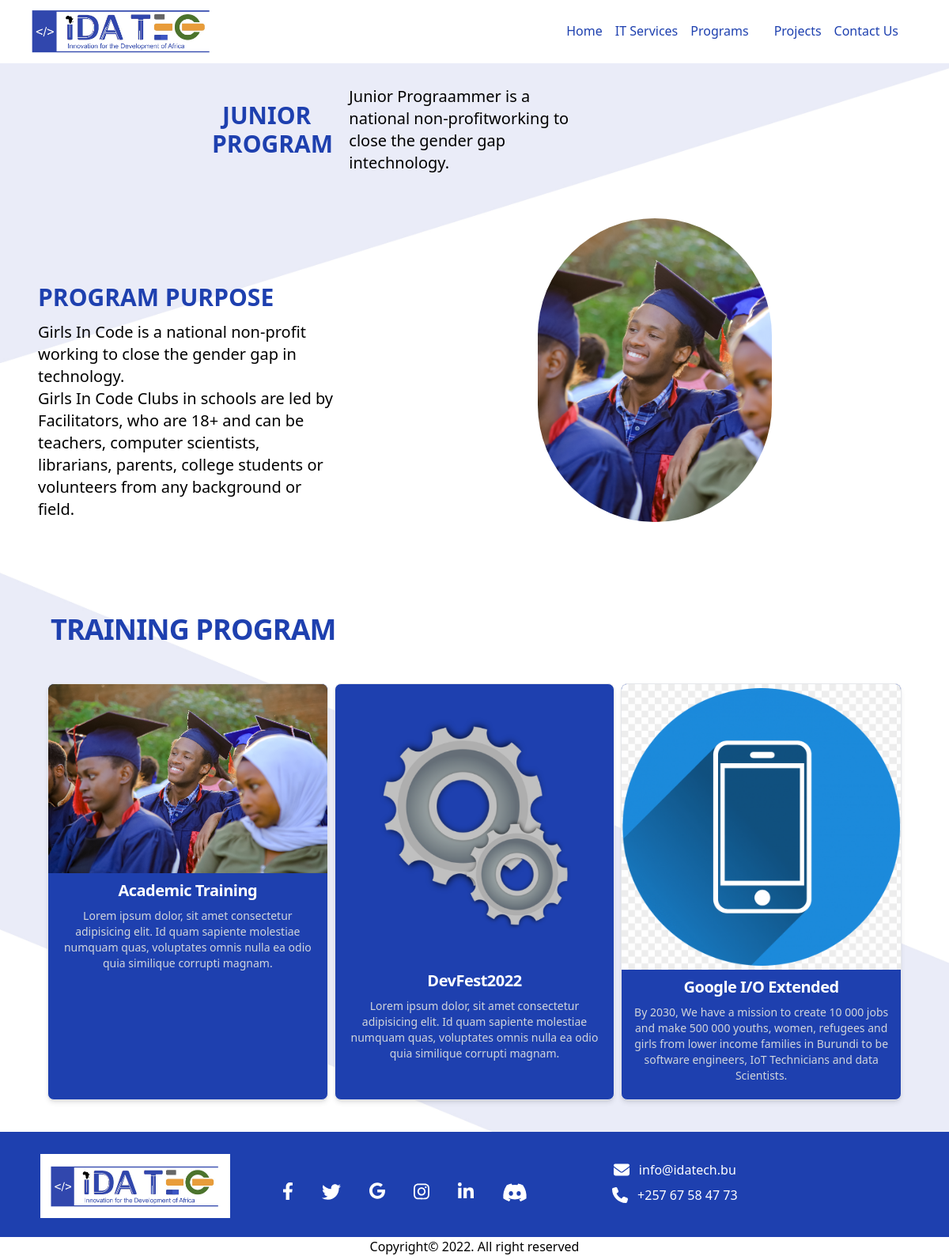
Screenshot of /junior with the database file from the repository.
### teq/models.py (models this page shows, shortened)
class TrainningProgram(models.Model):
    Title = models.CharField(max_length=20)
    Description = models.CharField(max_length=200)
    Picture = models.ImageField(upload_to=get_path, null=True, blank=True)

### teq/views.py (the view)
# urls.py: path('junior', views.junior, name="junior"),
def junior(request):
    training = TrainningProgram.objects.all()
    context = {'training': training}
    return render(request, 'idateq/junior.html', context)

### teq/templates/idateq/junior.html (shortened to what this page needs)
{% extends 'idateq/layouts/main.html' %}
{% block content %}
{% load static %}
<div class="bg-[url('static/images/back.jpg')] bg-cover">
    <div class="text-center lg:text-left animate__animated animate__fadeInUp">
        <div class="container p-7 ">
            <div class="grid grid-cols-2 gap-4 justify-center items-center sm:grid-cols-3 sm:px-40">
                <div class="mb-4 md:mb-0 text-end">
                    <p class="font-bold uppercase text-4xl sm:text-3xl text-blue-800 sm:pl-20">
                        JUNIOR PROGRAM
                    </p>
                </div>
                <div class="mb-4 ml-8 md:mb-0 sm:col-span-2 text-small sm:text-xl text-start">
                    <p class="sm:pr-28">
                        Junior Prograammer is a national non-profitworking to close the gender gap intechnology.
                    </p>
                </div>
            </div>
        </div>
    </div>
    <div class="text-center lg:text-left">
        <div class="container p-7 ">
            <div class="grid grid-cols-2 gap-4 justify-center items-center sm:grid-cols-2 sm:px-5">
                <div class="animate__animated animate__fadeInLeft animate__delay-1s mb-4 md:mb-0 text-start">
                    <div class="text-2xl font-bold uppercase mb-3 sm:text-3xl text-blue-800">PROGRAM PURPOSE</div>
                    <div class="font-sans text-sm sm:pr-20 sm:text-xl">Girls In Code is a national non-profit working to
                        close the gender
                        gap in technology. </br>
                        Girls In Code Clubs in schools are led by Facilitators, who are 18+ and can be teachers,
                        computer scientists, librarians, parents, college students or volunteers from any background or
                        ﬁeld.</div>
                </div>
                <div class="animate__animated animate__fadeInRight animate__delay-1s mb-4 md:mb-0  text-small sm:text-base text-start sm:pl-40 sm:pb-20">
                    <img src="{% static 'images/home.jpg' %}" class="object-cover h-52 w-52 sm:h-96 sm:w-96 "
                        style="border-radius: 1000px;">
                </div>
            </div>
        </div>
    </div>
    <div class="relative">
        <h1 class="text-4xl font-bold tracking-tight text-blue-800 py-2 px-4 sm:px-16">TRAINING PROGRAM</h2>
        <div class="animate__animated animate__fadeInUp animate__delay-1s mx-auto max-w-2xl py-2 px-4 sm:py-10 sm:px-6 lg:max-w-7xl lg:px-10 ">
            <div
                class="grid grid-cols-2 gap-y-2  gap-x-2 sm:grid-cols-3 lg:grid-cols-3 xl:grid-cols-3 xl:gap-y-5 xl:gap-x-5 lg:px-5">
                {% for train in training %}
                <div
                    class=" group aspect-w-1 aspect-h-1 w-full overflow-hidden  xl:aspect-w-7 xl:aspect-h-8 bg-blue-800 border border-gray-200 rounded-lg shadow-md ">
                    <img src="{{train.Picture.url}}" alt="" />
                    <div class="p-2 text-center">
                        <h5 class="mb-2 text-xl font-bold tracking-tight text-white  ">{{train.Title}}</h5>
                        <p class="mb-3 font-normal text-gray-300 text-sm">
                            {{train.Description}}
                            </p>
                    </div>
                </div>
                {% endfor %}
            </div>
        </div>
</div>
{% endblock content %}

### rows the page displays
TrainningProgram: Picture (picture), Title "Academic Training", Description "Lorem ipsum dolor, sit amet consectetur adipisicing elit. Id quam sapiente molestiae numquam quas, voluptates omnis nulla ea odio quia similique corrupti magnam."
TrainningProgram: Picture (picture), Title "DevFest2022", Description "Lorem ipsum dolor, sit amet consectetur adipisicing elit. Id quam sapiente molestiae numquam quas, voluptates omnis nulla ea odio quia similique corrupti magnam."
TrainningProgram: Picture (picture), Title "Google I/O Extended", Description "By 2030, We have a mission to create 10 000 jobs and make 500 000 youths, women, refugees and girls from lower income families in Burundi to be software engineers, IoT Technicians and data Scientists."
